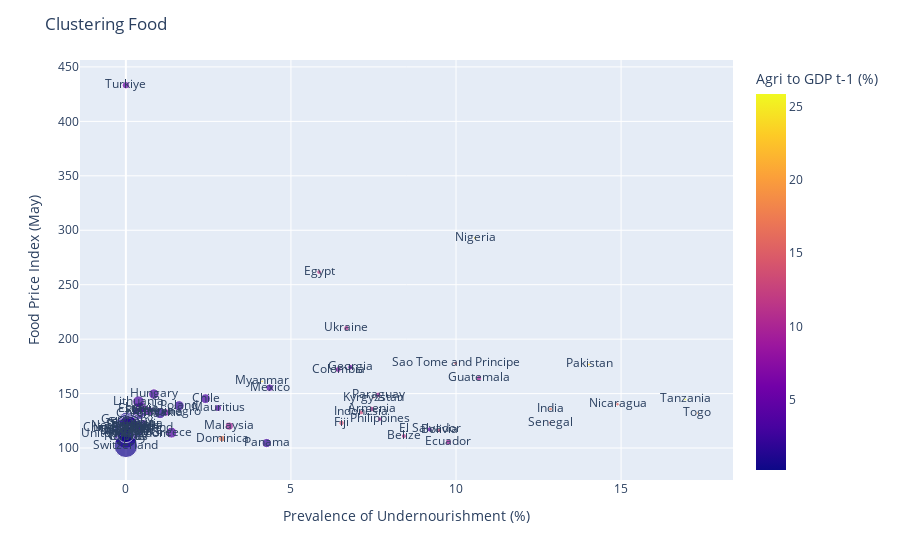

Notebook source saved alongside this figure:
### Code cell
#Clustering 4 features
data_cluster = data[(data.Year == 2022)]
fig1 = px.scatter(data_cluster, x="Prevalence of Undernourishment (%)", y="Food Price Index (May)", color="Agri to GDP t-1 (%)",
                 size="GDP per Capita t-1 (Current US$)",text='Country')
fig1.update_layout(title="Clustering Food")
fig1.show()

### Figure 1 — Plotly figure (JSON) as saved in the notebook; plotly's stock layout.template omitted (floating-point values rounded to 4 significant figures)
{"data": [{"hovertemplate": "Prevalence of Undernourishment (%)=%{x}<br>Food Price Index (May)=%{y}<br>GDP per Capita t-1 (Current US$)=%{marker.size}<br>Country=%{text}<br>Agri to GDP t-1 (%)=%{marker.color}<extra></extra>", "legendgroup": "", "marker": {"color": [11.11, 2.268, 1.096, 0.5852, 11.37, 12.92, 3.285, 7.265, 7.392, 3.131, 1.77, 1.954, 0.9672, 17.32, 9.414, 11.83, 4.917, 2.143, 13.82, 2.385, 1.631, 6.116, 0.8003, 3.897, 9.912, 3.323, 16.77, 13.28, 1.958, 14.68, 4.039, 3.305, 0.1871, 9.613, 3.755, 3.844, 6.313, 23.46, 1.571, 15.48, 23.36, 1.588, 22.96, 2.599, 10.11, 10.07, 2.37, 2.193, 4.35, 14.95, 15.32, 1.774, 1.845, 2.728, 1.347, 0.6236, 25.89, 19.28, 5.647, 10.63, 0.6025], "coloraxis": "coloraxis", "size": [4670.0, 59930.0, 53270.0, 51770.0, 4420.0, 3415.0, 16500.0, 12560.0, 6131.0, 17400.0, 30800.0, 26380.0, 67800.0, 7560.0, 5935.0, 3876.0, 4409.0, 27280.0, 5086.0, 53980.0, 43520.0, 5042.0, 50800.0, 20280.0, 5026.0, 18770.0, 2277.0, 4292.0, 35550.0, 1276.0, 20640.0, 23430.0, 135700.0, 11370.0, 8812.0, 9926.0, 9367.0, 1187.0, 58060.0, 2091.0, 2085.0, 89200.0, 1538.0, 14520.0, 5400.0, 3549.0, 17840.0, 24260.0, 14860.0, 2449.0, 1606.0, 21090.0, 29200.0, 30120.0, 60240.0, 93460.0, 1136.0, 992.3, 9587.0, 4836.0, 47330.0], "sizemode": "area", "sizeref": 339.2, "symbol": "circle"}, "mode": "markers+text", "name": "", "orientation": "v", "showlegend": false, "text": ["Armenia", "Australia", "Austria", "Belgium", "Belize", "Bolivia", "Chile", "China, mainland", "Colombia", "Croatia", "Cyprus", "Czechia", "Denmark", "Dominica", "Ecuador", "Egypt", "El Salvador", "Estonia", "Fiji", "Finland", "France", "Georgia", "Germany", "Greece", "Guatemala", "Hungary", "India", "Indonesia", "Italy", "Kyrgyzstan", "Latvia", "Lithuania", "Luxembourg", "Malaysia", "Mauritius", "Mexico", "Montenegro", "Myanmar", "Netherlands", "Nicaragua", "Nigeria", "Norway", "Pakistan", "Panama", "Paraguay", "Philippines", "Poland", "Portugal", "Romania", "Sao Tome and Principe", "Senegal", "Slovakia", "Slovenia", "Spain", "Sweden", "Switzerland", "Tanzania", "Togo", "Turkiye", "Ukraine", "United Kingdom"], "type": "scatter", "x": [7.446, 0.075, 0.156, 0.038, 8.421, 9.495, 2.412, 0.052, 6.432, 0.508, 0.076, 0.379, 0, 2.912, 9.767, 5.853, 9.199, 0.376, 6.532, 0.072, 0.152, 6.801, 0.038, 1.381, 10.69, 0.848, 12.86, 7.124, 0.092, 7.492, 0.459, 0.383, 0.078, 3.132, 2.791, 4.354, 1.225, 4.128, 0, 14.89, 10.58, 0, 14.03, 4.264, 7.642, 7.689, 1.613, 0.282, 0.702, 9.989, 12.85, 1.035, 0.156, 0.058, 0.076, 0, 16.94, 17.31, 0, 6.68, 0], "xaxis": "x", "y": [135.9, 115.1, 119.0, 116.6, 111.0, 116.2, 145.4, 118.2, 172.1, 121.7, 110.5, 131.7, 116, 108.6, 105.5, 261.6, 117.1, 136.2, 123.0, 112.5, 114.8, 174.3, 125.3, 114.1, 164.1, 149.6, 135.8, 132.7, 114.4, 146.2, 137.2, 142.5, 118.3, 120.2, 136.7, 155.4, 132.6, 161.3, 120.0, 140.3, 292.9, 110.4, 176.7, 104.6, 148.8, 126.6, 138.8, 119.2, 133.9, 177.8, 123.3, 132.1, 123.3, 121.6, 121.1, 102.0, 144.6, 132.1, 433.2, 210.2, 112.6], "yaxis": "y"}], "layout": {"coloraxis": {"colorbar": {"title": {"text": "Agri to GDP t-1 (%)"}}, "colorscale": [[0, "#0d0887"], [0.1111, "#46039f"], [0.2222, "#7201a8"], [0.3333, "#9c179e"], [0.4444, "#bd3786"], [0.5556, "#d8576b"], [0.6667, "#ed7953"], [0.7778, "#fb9f3a"], [0.8889, "#fdca26"], [1, "#f0f921"]]}, "legend": {"itemsizing": "constant", "tracegroupgap": 0}, "margin": {"t": 60}, "title": {"text": "Clustering Food"}, "xaxis": {"anchor": "y", "domain": [0, 1], "title": {"text": "Prevalence of Undernourishment (%)"}}, "yaxis": {"anchor": "x", "domain": [0, 1], "title": {"text": "Food Price Index (May)"}}}}
